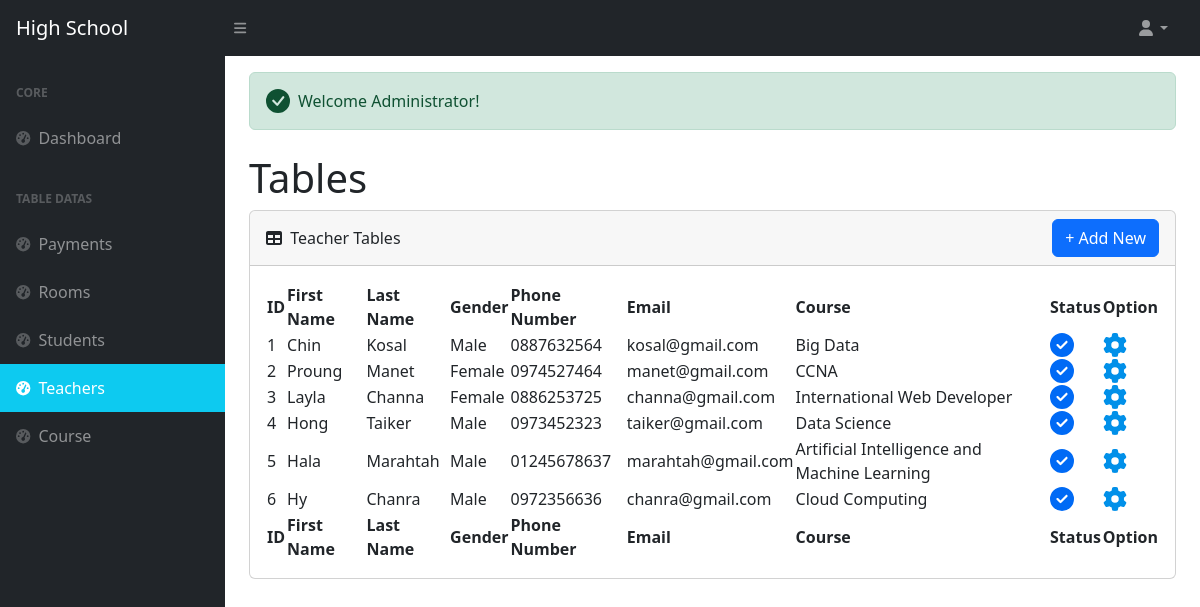
The app's page /teachers/index.php (signed in) with its own data.
### tables this page shows
CREATE TABLE IF NOT EXISTS `teachers` (
  `id` int NOT NULL AUTO_INCREMENT,
  `first_name` varchar(100) NOT NULL,
  `last_name` varchar(100) NOT NULL,
  `gender` int NOT NULL,
  `phone_number` varchar(20) NOT NULL,
  `gmail` varchar(100) NOT NULL,
  `course_id` int NOT NULL,
  `status` int DEFAULT '1',
  `created_at` timestamp NOT NULL DEFAULT CURRENT_TIMESTAMP,
  `updated_at` timestamp NOT NULL ON UPDATE CURRENT_TIMESTAMP,
  PRIMARY KEY (`id`)
);

CREATE TABLE IF NOT EXISTS `courses` (
  `id` int NOT NULL AUTO_INCREMENT,
  `name` varchar(100) NOT NULL,
  `price` float NOT NULL,
  `status` int NOT NULL DEFAULT '1',
  `created_at` timestamp NOT NULL DEFAULT CURRENT_TIMESTAMP,
  `updated_at` timestamp NOT NULL ON UPDATE CURRENT_TIMESTAMP,
  PRIMARY KEY (`id`)
);

### teachers/index.php (the view, shortened to what this page needs)
<?php
include('../config.php');
include(ROOT_PATH . '/layouts/header.php');
include(ROOT_PATH . '/layouts/navbar.php');
include(ROOT_PATH . '/layouts/sidebar.php');
?>
<?php
$sql = " SELECT teachers.*, courses.name as course_name FROM teachers
            INNER JOIN courses ON courses.id = teachers.course_id";
$result = $mysql->query($sql);
$i = 1;
?>
<main>
      <div class="container-fluid px-4">
           <div class="mt-3">
           <?php
                  if (isset($_SESSION['success_sms'])) {
                        echo '<div class="alert alert-success d-flex align-items-center" role="alert">
                        <svg class="bi flex-shrink-0 me-2" width="24" height="24" role="img" aria-label="Success:"><use xlink:href="#check-circle-fill"/></svg>
                        <div>' . $_SESSION['success_sms'] . '</div>
                                    </div>';
                  }
            ?>
           </div>
            <h1 class="mt-4">Tables</h1>
            <div class="card mb-4">
                  <div class="card-header justify-content-between d-flex align-items-center ">
                        <div>
                              <i class="fas fa-table me-1"></i>
                              Teacher Tables
                        </div>
                        <button type="button" class="btn btn-primary" data-bs-toggle="modal" data-bs-target="#createTeacher">
                              + Add New
                        </button>
                  </div>
                  <div class="card-body">
                        <table id="datatablesSimple">
                              <thead>
                                    <tr>
                                          <th>ID</th>
                                          <th>First Name</th>
                                          <th>Last Name</th>
                                          <th>Gender</th>
                                          <th>Phone Number</th>
                                          <th>Email</th>
                                          <th>Course</th>
                                          <th>Status</th>
                                          <th>Option</th>
                                    </tr>
                              </thead>
                              <tfoot>
                                    <tr>
                                          <th>ID</th>
                                          <th>First Name</th>
                                          <th>Last Name</th>
                                          <th>Gender</th>
                                          <th>Phone Number</th>
                                          <th>Email</th>
                                          <th>Course</th>
                                          <th>Status</th>
                                          <th>Option</th>
                                    </tr>
                              </tfoot>
                              <tbody>
                                    <?php while ($teacher = $result->fetch_object()) { ?>
                                          <tr>
                                                <td><?php echo $i++ ?></td>
                                                <td><?php echo $teacher->first_name ?></td>
                                                <td><?php echo $teacher->last_name ?></td>
                                                <td><?php echo ($teacher->gender == 1) ? 'Male' : 'Female' ?></td>
                                                <td><?php echo $teacher->phone_number ?></td>
                                                <td><?php echo $teacher->gmail ?></td>
                                                <td><?php echo $teacher->course_name ?></td>
                                                <td><?php echo ($teacher->status == 0) ? ' <i class="fa-solid fa-circle-xmark fa-xl" style="color: #f50000;"></i>'  :  '<i class="fa-solid fa-circle-check fa-xl" style="color: #006af5;"></i> ' ?></td>
                                                <td>
                                                <a href="edit.php ? id=<?php echo $teacher ->id?>"><i class="fa-solid fa-gear fa-xl" style="color: #0190e9;"></i></button></a>
                                                </td>
                                          </tr>
                                    <?php } ?>
                              </tbody>
                        </table>
                  </div>
            </div>
      </div>
</main>
<?php
include(ROOT_PATH . '/layouts/footer.php');
?>

### records on screen
teachers: first_name "Chin", last_name "Kosal", gender "Male", phone_number "0887632564", gmail "kosal@gmail.com", course.name "Big Data", status 1 (drawn)
teachers: first_name "Proung", last_name "Manet", gender "Female", phone_number "0974527464", gmail "manet@gmail.com", course.name "CCNA", status 1 (drawn)
teachers: first_name "Layla", last_name "Channa", gender "Female", phone_number "0886253725", gmail "channa@gmail.com", course.name "International Web Developer", status 1 (drawn)
teachers: first_name "Hong", last_name "Taiker", gender "Male", phone_number "0973452323", gmail "taiker@gmail.com", course.name "Data Science", status 1 (drawn)
teachers: first_name "Hala", last_name "Marahtah", gender "Male", phone_number "01245678637", gmail "marahtah@gmail.com", course.name "Artificial Intelligence and Machine Learning", status 1 (drawn)
teachers: first_name "Hy", last_name "Chanra", gender "Male", phone_number "0972356636", gmail "chanra@gmail.com", course.name "Cloud Computing", status 1 (drawn)

### other values on screen
$_SESSION['success_sms'] "Welcome Administrator!"
